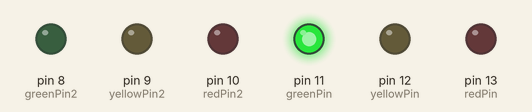
Recording of a sketch running on a simulated Arduino Uno, built with avr-gcc and run on an emulated ATmega328P. Shown: output pins drawn as LEDs (lit = HIGH).

Above: at 0.1 s.
At 5.1 s:
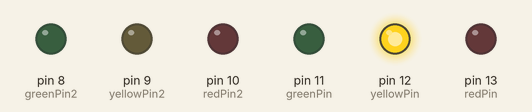
At 10.1 s:
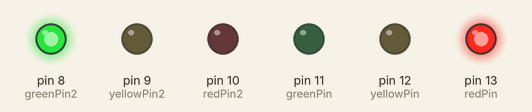
At 15.1 s:
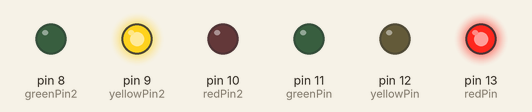
At 25.1 s:
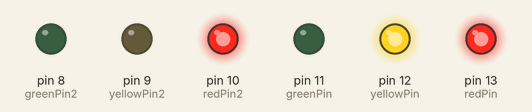
At 35.1 s:
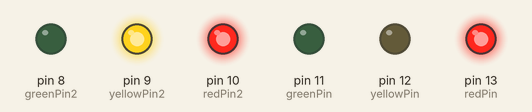
Timing chart, 0 to 36.6 s (numbered marks = the images above):
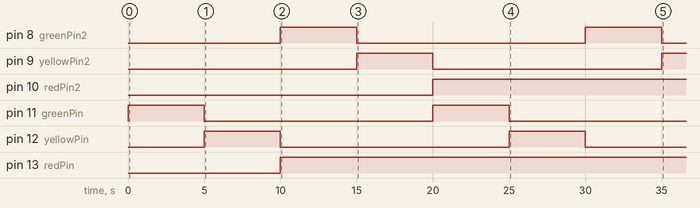

The sketch:

Led_Test.ino
```cpp
int ledDelay = 5000;
int redPin = 13;
int yellowPin = 12;
int greenPin = 11;
int redPin2 = 10;
int yellowPin2 = 9;
int greenPin2 = 8;

int flag = 0;
void setup() {
  // put your setup code here, to run once:
  pinMode(redPin, OUTPUT);
  pinMode(yellowPin, OUTPUT);
  pinMode(greenPin, OUTPUT);
  pinMode(redPin2, OUTPUT);
  pinMode(yellowPin2, OUTPUT);
  pinMode(greenPin2, OUTPUT);
}

void loop() {

  if(flag == 0){
    digitalWrite(greenPin, HIGH);
    delay(ledDelay);

    digitalWrite(yellowPin, HIGH);
    digitalWrite(greenPin, LOW);
    delay(ledDelay);

    digitalWrite(redPin, HIGH);
    digitalWrite(yellowPin, LOW);
    flag = 1;
  }
  if(flag == 1){
    digitalWrite(greenPin2, HIGH);
    delay(ledDelay);

    digitalWrite(yellowPin2, HIGH);
    digitalWrite(greenPin2, LOW);
    delay(ledDelay);

    digitalWrite(redPin2, HIGH);
    digitalWrite(yellowPin2, LOW);
    flag = 0;
  }
}
```

Measured:
- by itself, pin 8 (greenPin2), pin 11 (greenPin), pin 12 (yellowPin): alternates HIGH for 5.0 s and LOW for 15.0 s
- by itself, pin 9 (yellowPin2): LOW → HIGH at 15.0 s, → LOW 5.0 s later, → HIGH 15.0 s later
- by itself, pin 10 (redPin2): LOW → HIGH at 20.0 s
- by itself, pin 13 (redPin): LOW → HIGH at 10.0 s
